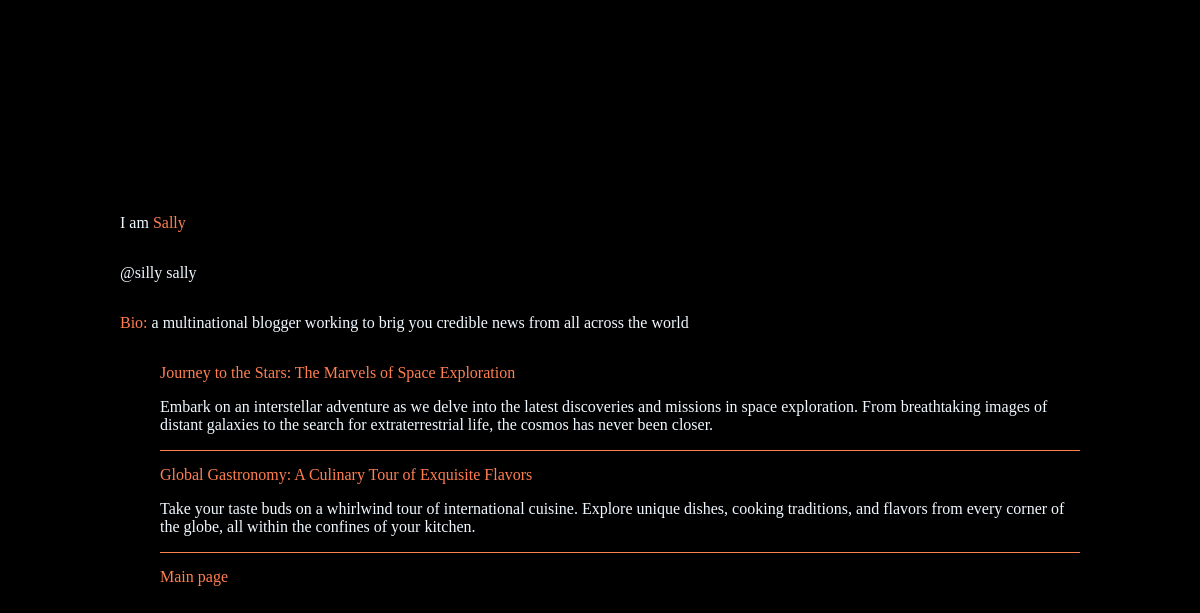
The page /blog/writer/4/ on the database its author committed.
### blog/models.py (models this page shows, shortened)
class Blogger(m.Model):
    name = m.CharField(max_length=255)
    username = m.CharField(max_length=255)
    bio = m.TextField()

class Blog(m.Model):
    title = m.CharField(max_length=255)
    body = m.TextField()
    pub_date = m.DateTimeField("date published")
    blogger = m.ForeignKey(Blogger, on_delete = m.CASCADE)

### blog/views.py (the view)
# urls.py: path('writer/<int:blogger_id>/', views.writer, name="writer"),
def writer(request, blogger_id):
    writer = Blogger.objects.get(pk = blogger_id)
    title = "writer"
    context = {
        "writer":writer,
        "title": title
    }
    return render(request, 'blog/writer.html', context)

### blog/templates/blog/writer.html (shortened to what this page needs)
<!DOCTYPE html>
<html lang="en">
<head>
</head>
<body>
    <div class="user-details">
        <p> I am <span>{{ writer.name}}</span></p>
        <p>@{{ writer.username}}</p>
    </div>
    <p class="bio"><span>Bio: </span>{{ writer.bio}}</p>
    <ul>
        {% for blog in writer.blog_set.all %}
            <li class="list-item">
                <a href="{% url 'blog:article' blog.id %}"><span class="blog">{{ blog.title }}</span></a>
                <p>{{ blog.body }}</p>
            </li>
        {% endfor %}
            <a class="main-page" href="{% url 'blog:feed' %}">Main page</a>
    </ul>
</body>
</html>

### blog/templates/blog/writer.html (style rules this page uses)
* { list-style-type: none; text-decoration: none; font-family: chivo; }
html { scroll-behavior: smooth; }
body { width: 80%; margin: auto; height: 100vh; display: flex; flex-direction: column; justify-content: center; background-color: black; color: aliceblue; }
.user-details { display: flex; flex-direction: column; justify-self: center; }
span { color: coral; }
li { border-bottom: .7px solid coral; }
.blog { transition: all 300ms ease-in-out; }
.list-item { margin-bottom: 15px; }
a { color: coral; }
.main-page { transition: all 300ms ease-in-out; }

### rows shown on the page
Blogger: name "Sally", username "silly sally", bio "a multinational blogger working to brig you credible news from all across the world"
Blog: title "Journey to the Stars: The Marvels of Space Exploration", body "Embark on an interstellar adventure as we delve into the latest discoveries and missions in space exploration. From breathtaking images of distant galaxies to the search for extraterrestrial life, the cosmos has never been closer."
Blog: title "Global Gastronomy: A Culinary Tour of Exquisite Flavors", body "Take your taste buds on a whirlwind tour of international cuisine. Explore unique dishes, cooking traditions, and flavors from every corner of the globe, all within the confines of your kitchen."
